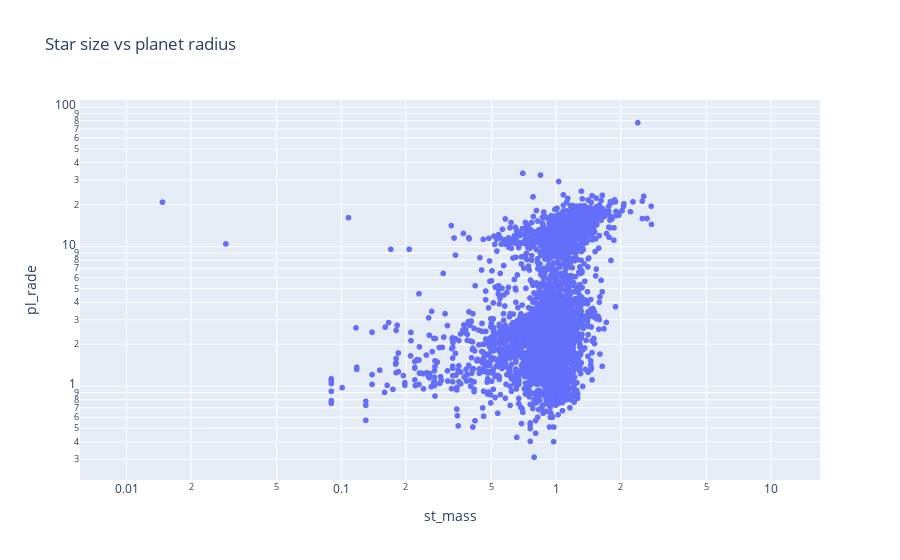

The cell this chart's notebook holds for it:
### Code cell
px.scatter(exo_df, x="st_mass", y="pl_rade", log_y=True, log_x=True, title="Star size vs planet radius").show()

### Figure 1 — Plotly figure (JSON) as saved in the notebook; plotly's stock layout.template omitted (floating-point values rounded to 4 significant figures; data arrays with more than 128 entries replaced by an {"elided": "..."} marker saying what was removed)
{"data": [{"hovertemplate": "st_mass=%{x}<br>pl_rade=%{y}<extra></extra>", "legendgroup": "", "marker": {"color": "#636efa", "symbol": "circle"}, "mode": "markers", "name": "", "showlegend": false, "x": {"elided": "5967 float values"}, "xaxis": "x", "y": {"elided": "5967 float values"}, "yaxis": "y", "type": "scattergl"}], "layout": {"xaxis": {"anchor": "y", "domain": [0.0, 1.0], "title": {"text": "st_mass"}, "type": "log"}, "yaxis": {"anchor": "x", "domain": [0.0, 1.0], "title": {"text": "pl_rade"}, "type": "log"}, "legend": {"tracegroupgap": 0}, "title": {"text": "Star size vs planet radius"}}}
